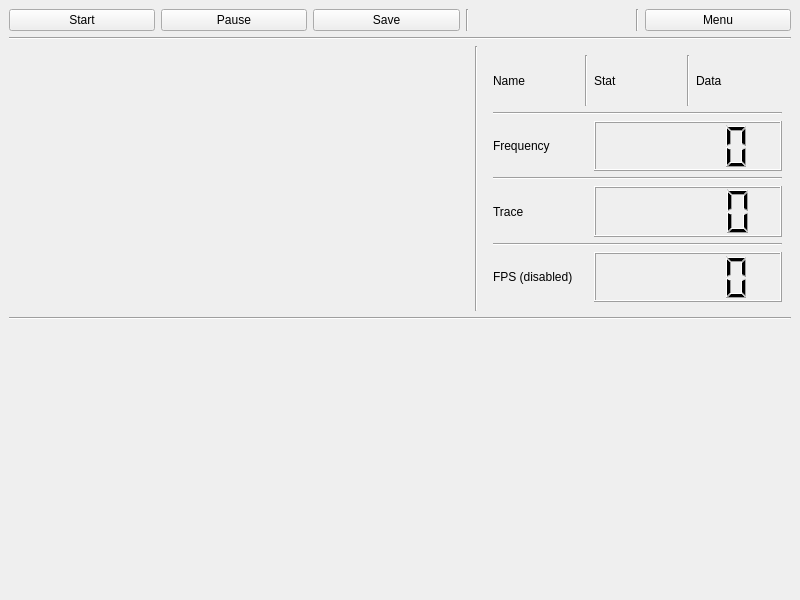
<?xml version="1.0" encoding="UTF-8"?>
<ui version="4.0">
 <class>StartActiv</class>
 <widget class="QMainWindow" name="StartActiv">
  <property name="geometry">
   <rect>
    <x>0</x>
    <y>0</y>
    <width>800</width>
    <height>600</height>
   </rect>
  </property>
  <property name="windowTitle">
   <string>MainWindow</string>
  </property>
  <widget class="QWidget" name="centralwidget">
   <layout class="QGridLayout" name="gridLayout">
    <item row="3" column="0" colspan="8">
     <widget class="Line" name="line">
      <property name="orientation">
       <enum>Qt::Horizontal</enum>
      </property>
     </widget>
    </item>
    <item row="0" column="0">
     <widget class="QPushButton" name="Start_B">
      <property name="text">
       <string>Start</string>
      </property>
     </widget>
    </item>
    <item row="4" column="0" colspan="8">
     <widget class="QCustomPlot" name="Graph_Trais" native="true"/>
    </item>
    <item row="0" column="3">
     <widget class="Line" name="line_8">
      <property name="orientation">
       <enum>Qt::Vertical</enum>
      </property>
     </widget>
    </item>
    <item row="0" column="1">
     <widget class="QPushButton" name="Pause_B">
      <property name="text">
       <string>Pause</string>
      </property>
     </widget>
    </item>
    <item row="2" column="5" colspan="3">
     <widget class="QWidget" name="EXTERN" native="true">
      <layout class="QGridLayout" name="gridLayout_3">
       <item row="2" column="0" colspan="5">
        <widget class="Line" name="line_4">
         <property name="orientation">
          <enum>Qt::Horizontal</enum>
         </property>
        </widget>
       </item>
       <item row="1" column="4">
        <widget class="QLabel" name="Data_Text">
         <property name="text">
          <string>Data</string>
         </property>
        </widget>
       </item>
       <item row="1" column="1">
        <widget class="Line" name="line_3">
         <property name="orientation">
          <enum>Qt::Vertical</enum>
         </property>
        </widget>
       </item>
       <item row="3" column="0">
        <widget class="QLabel" name="Line_Tex_1">
         <property name="text">
          <string>Frequency</string>
         </property>
        </widget>
       </item>
       <item row="4" column="0" colspan="5">
        <widget class="Line" name="line_2">
         <property name="orientation">
          <enum>Qt::Horizontal</enum>
         </property>
        </widget>
       </item>
       <item row="1" column="3">
        <widget class="Line" name="line_5">
         <property name="orientation">
          <enum>Qt::Vertical</enum>
         </property>
        </widget>
       </item>
       <item row="7" column="0">
        <widget class="QLabel" name="Line_Tex_3">
         <property name="text">
          <string>FPS (disabled)</string>
         </property>
        </widget>
       </item>
       <item row="5" column="0">
        <widget class="QLabel" name="Line_Tex_2">
         <property name="text">
          <string>Trace</string>
         </property>
        </widget>
       </item>
       <item row="1" column="0">
        <widget class="QLabel" name="Name_Text">
         <property name="text">
          <string>Name</string>
         </property>
        </widget>
       </item>
       <item row="6" column="0" colspan="5">
        <widget class="Line" name="line_1">
         <property name="orientation">
          <enum>Qt::Horizontal</enum>
         </property>
        </widget>
       </item>
       <item row="1" column="2">
        <widget class="QLabel" name="Stat_Text">
         <property name="text">
          <string>Stat</string>
         </property>
        </widget>
       </item>
       <item row="3" column="2" colspan="3">
        <widget class="QLCDNumber" name="NUM_1">
         <property name="intValue" stdset="0">
          <number>0</number>
         </property>
        </widget>
       </item>
       <item row="5" column="2" colspan="3">
        <widget class="QLCDNumber" name="NUM_2">
         <property name="intValue" stdset="0">
          <number>0</number>
         </property>
        </widget>
       </item>
       <item row="7" column="2" colspan="3">
        <widget class="QLCDNumber" name="NUM_3">
         <property name="intValue" stdset="0">
          <number>0</number>
         </property>
        </widget>
       </item>
      </layout>
     </widget>
    </item>
    <item row="2" column="4">
     <widget class="Line" name="line_7">
      <property name="orientation">
       <enum>Qt::Vertical</enum>
      </property>
     </widget>
    </item>
    <item row="1" column="0" colspan="8">
     <widget class="Line" name="line_6">
      <property name="orientation">
       <enum>Qt::Horizontal</enum>
      </property>
     </widget>
    </item>
    <item row="2" column="0" colspan="4">
     <widget class="QCustomPlot" name="Graph_Vs" native="true"/>
    </item>
    <item row="0" column="2">
     <widget class="QPushButton" name="Save_B">
      <property name="text">
       <string>Save</string>
      </property>
     </widget>
    </item>
    <item row="0" column="7">
     <widget class="QPushButton" name="Menu_B">
      <property name="text">
       <string>Menu</string>
      </property>
     </widget>
    </item>
    <item row="0" column="6">
     <widget class="Line" name="line_9">
      <property name="orientation">
       <enum>Qt::Vertical</enum>
      </property>
     </widget>
    </item>
   </layout>
  </widget>
 </widget>
 <customwidgets>
  <customwidget>
   <class>QCustomPlot</class>
   <extends>QWidget</extends>
   <header location="global">qcustomplot.h</header>
   <container>1</container>
  </customwidget>
 </customwidgets>
 <resources/>
 <connections/>
</ui>
